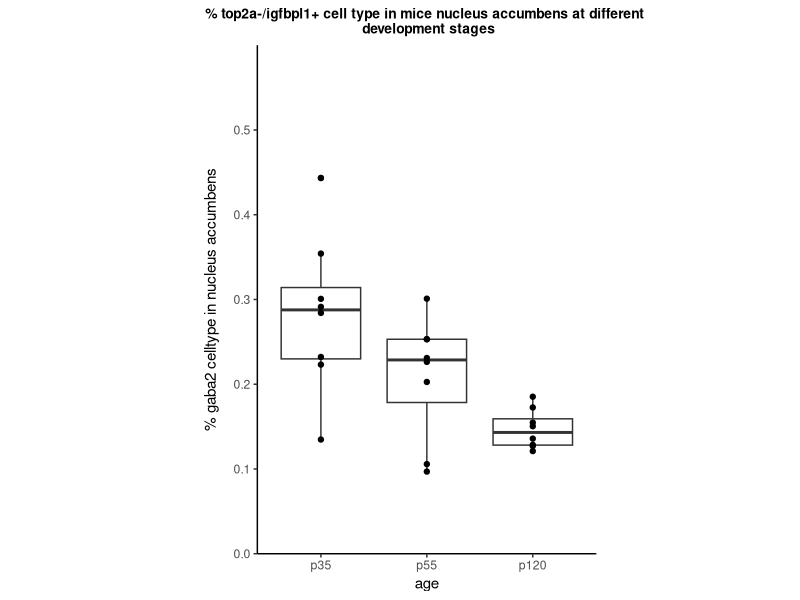
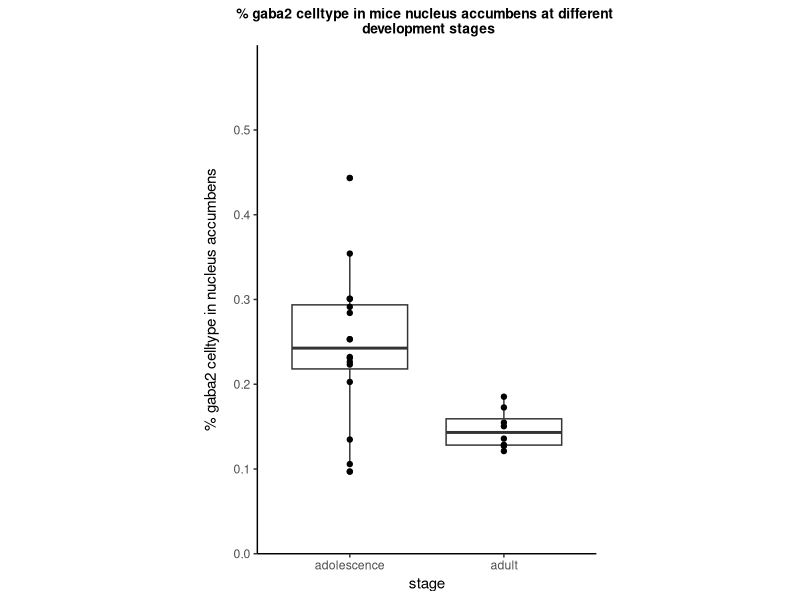

The R script that drew these images, in order: (Note: this script raises an error after producing the figures.)
library(tidyverse)
library(car) # Anova

df <- read.csv("output.csv")

ggplot(df, aes(x=age, y=gaba2)) +
  theme_classic() +
  geom_boxplot(aes(x=factor(age, levels = c("p35", "p55", "p120")))) +
  geom_point() +
  scale_y_continuous(limits=c(0,0.6), expand=c(0,0)) +
  theme(
    axis.title.y = element_text(margin=margin(r=10)),
    aspect.ratio = 1.5,
    plot.title = element_text(size=10, face="bold", hjust = 0.5)
  ) +
  labs(
    title="% top2a-/igfbpl1+ cell type in mice nucleus accumbens at different \n development stages",
    y="% gaba2 celltype in nucleus accumbens"
  )

initMod <- lm(df$gaba2 ~ df$age)
Anova(initMod)
summary(initMod)

ggplot(df, aes(x=stage, y=gaba2)) +
  theme_classic() +
  geom_boxplot(aes(x=factor(stage, levels = c("adolescence", "adult")))) +
  geom_point() +
  scale_y_continuous(limits=c(0,0.6), expand=c(0,0)) +
  theme(
    axis.title.y = element_text(margin=margin(r=10)),
    aspect.ratio = 1.5,
    plot.title = element_text(size=10, face="bold", hjust = 0.5)
  ) +
  labs(
    title="% gaba2 celltype in mice nucleus accumbens at different \n development stages",
    y="% gaba2 celltype in nucleus accumbens"
  )

adult <- df[df$stage == "adult",]$gaba2
adolescence <- df[df$stage == "adolescence",]$gaba2
t.test(x=adult, y=adolescence)


ggplot(df, aes(x=age, y=lrp8)) +
  theme_classic() +
  geom_boxplot(aes(x=factor(age, levels = c("p35", "p55", "p120")))) +
  geom_point() +
  scale_y_continuous(limits=c(0,0.9), expand=c(0,0)) +
  theme(
    axis.title.y = element_text(margin=margin(r=10)),
    aspect.ratio = 1.5,
    plot.title = element_text(size=10, face="bold", hjust = 0.5)
  ) +
  labs(
    title="% lrp8+ celltype in mice nucleus accumbens at different \n development stages",
    y="% lrp8+ celltype in nucleus accumbens"
  )
summary(lm(df$lrp8 ~ df$age))
